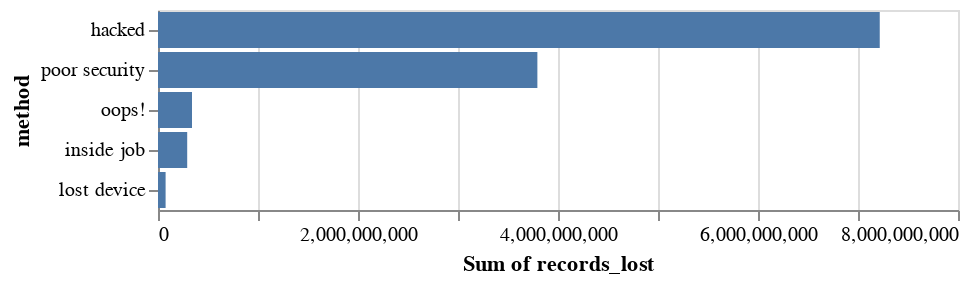

Notebook code cell kept with this figure:
### Markdown cell above
### Question 7

<div class="alert alert-info" style="color:black">

For the next 3 questions, let's return to the original dataset (i.e., breaches)
Next, let's use a sorted bar chart to determine which method resulted in the most records lost

1. Create a bar chart with the sum of records lost encoded on the x-axis and the method encoded on the y-axis
2. Sort such that the method with the highest number of records lost is furthest away from the x-axis
</div>

_Points:_ 9

### Code cell
bar_method_records_lost = src.mark_bar().encode(
    x = "sum(records_lost)",
    y = alt.Y("method", sort = "-x")             
)

# Show the plot
bar_method_records_lost

### Figure 1 — Vega-Lite specification as saved in the notebook (floating-point values rounded to 4 significant figures)
{"$schema": "https://vega.github.io/schema/vega-lite/v4.17.0.json", "config": {"view": {"continuousHeight": 300, "continuousWidth": 400}}, "data": {"name": "data-983fd4a0b346be762802282aadc3c3e4"}, "datasets": {"data-983fd4a0b346be762802282aadc3c3e4": [{"data_sensitivity": 4, "date": "2021-09-01T00:00:00", "index": 1, "method": "hacked", "organisation": "Syniverse", "records_lost": 500000000, "sector": "telecoms", "source_name": "Vice", "year": 2021}, {"data_sensitivity": 2, "date": "2021-09-01T00:00:00", "index": 5, "method": "poor security", "organisation": "Thailand visitors", "records_lost": 100000000, "sector": "government", "source_name": "South China Morning Post", "year": 2021}, {"data_sensitivity": 1, "date": "2021-07-01T00:00:00", "index": 10, "method": "hacked", "organisation": "Linkedin", "records_lost": 700000000, "sector": "web", "source_name": "9 to 5 mac", "year": 2021}, {"data_sensitivity": 2, "date": "2021-02-01T00:00:00", "index": 21, "method": "hacked", "organisation": "Experian Brazil", "records_lost": 220000000, "sector": "finance", "source_name": "ZDNet", "year": 2021}, {"data_sensitivity": 1, "date": "2021-03-01T00:00:00", "index": 24, "method": "hacked", "organisation": "Facebook", "records_lost": 533000000, "sector": "tech", "source_name": "Business Insider", "year": 2021}, {"data_sensitivity": 3, "date": "2020-12-01T00:00:00", "index": 28, "method": "hacked", "organisation": "SolarWinds", "records_lost": 50000000, "sector": "app", "source_name": "New York Times", "year": 2020}, {"data_sensitivity": 2, "date": "2020-04-01T00:00:00", "index": 37, "method": "hacked", "organisation": "Pakistani mobile operators", "records_lost": 115000000, "sector": "telecoms", "source_name": "ZDNet", "year": 2020}, {"data_sensitivity": 1, "date": "2020-01-01T00:00:00", "index": 41, "method": "poor security", "organisation": "Microsoft", "records_lost": 250000000, "sector": "web", "source_name": "Forbes", "year": 2020}, {"data_sensitivity": 2, "date": "2019-05-01T00:00:00", "index": 56, "method": "hacked", "organisation": "Canva", "records_lost": 139000000, "sector": "web", "source_name": "ZDNet", "year": 2019}, {"data_sensitivity": 1, "date": "2019-05-01T00:00:00", "index": 57, "method": "poor security", "organisation": "Chtrbox", "records_lost": 49000000, "sector": "misc", "source_name": "Techcrunch", "year": 2019}, {"data_sensitivity": 1, "date": "2019-02-01T00:00:00", "index": 62, "method": "hacked", "organisation": "Dubsmash", "records_lost": 162000000, "sector": "web", "source_name": "The Register", "year": 2019}, {"data_sensitivity": 1, "date": "2019-02-01T00:00:00", "index": 63, "method": "hacked", "organisation": "ShareThis", "records_lost": 41000000, "sector": "web", "source_name": "The Register", "year": 2019}, {"data_sensitivity": 2, "date": "2019-02-01T00:00:00", "index": 77, "method": "hacked", "organisation": "Houzz", "records_lost": 57000000, "sector": "retail", "source_name": "Techcrunch", "year": 2019}, {"data_sensitivity": 2, "date": "2019-05-01T00:00:00", "index": 86, "method": "poor security", "organisation": "Indian citizens", "records_lost": 275265298, "sector": "web", "source_name": "Bleeping Computer", "year": 2019}, {"data_sensitivity": 3, "date": "2019-07-01T00:00:00", "index": 88, "method": "hacked", "organisation": "Capital One", "records_lost": 100000000, "sector": "finance", "source_name": "Forbes", "year": 2019}, {"data_sensitivity": 2, "date": "2019-09-01T00:00:00", "index": 90, "method": "poor security", "organisation": "Facebook", "records_lost": 419000000, "sector": "web", "source_name": "Fast Company", "year": 2019}, {"data_sensitivity": 2, "date": "2019-11-01T00:00:00", "index": 93, "method": "poor security", "organisation": "OxyData", "records_lost": 380000000, "sector": "tech", "source_name": "Dataviper", "year": 2019}, {"data_sensitivity": 3, "date": "2018-10-01T00:00:00", "index": 97, "method": "hacked", "organisation": "Cathay Pacific Airways", "records_lost": 94000000, "sector": "transport", "source_name": "ABC News", "year": 2018}, {"data_sensitivity": 2, "date": "2018-12-01T00:00:00", "index": 98, "method": "poor security", "organisation": "Chinese resume leak", "records_lost": 202000000, "sector": "web", "source_name": "HackenProof", "year": 2018}, {"data_sensitivity": 2, "date": "2018-12-01T00:00:00", "index": 99, "method": "poor security", "organisation": "Google+", "records_lost": 52500000, "sector": "web", "source_name": "The Verge", "year": 2018}, {"data_sensitivity": 1, "date": "2018-12-01T00:00:00", "index": 100, "method": "hacked", "organisation": "Quora", "records_lost": 100000000, "sector": "web", "source_name": "NY Times", "year": 2018}, {"data_sensitivity": 3, "date": "2018-11-01T00:00:00", "index": 101, "method": "hacked", "organisation": "Marriott International", "records_lost": 383000000, "sector": "retail", "source_name": "NY Times, CNET", "year": 2018}, {"data_sensitivity": 1, "date": "2018-03-01T00:00:00", "index": 103, "method": "hacked", "organisation": "Facebook", "records_lost": 50000000, "sector": "web", "source_name": "Guardian", "year": 2018}, {"data_sensitivity": 1, "date": "2018-06-01T00:00:00", "index": 106, "method": "hacked", "organisation": "MyHeritage", "records_lost": 92283889, "sector": "web", "source_name": "Bloomberg", "year": 2018}, {"data_sensitivity": 1, "date": "2018-03-01T00:00:00", "index": 112, "method": "hacked", "organisation": "MyFitnessPal", "records_lost": 150000000, "sector": "app", "source_name": "Guardian", "year": 2018}, {"data_sensitivity": 1, "date": "2018-06-01T00:00:00", "index": 114, "method": "poor security", "organisation": "Nametests", "records_lost": 120000000, "sector": "app", "source_name": "Medium", "year": 2018}, {"data_sensitivity": 5, "date": "2018-06-01T00:00:00", "index": 116, "method": "poor security", "organisation": "Firebase", "records_lost": 100000000, "sector": "app", "source_name": "Bleeping Computer", "year": 2018}, {"data_sensitivity": 4, "date": "2018-03-01T00:00:00", "index": 117, "method": "poor security", "organisation": "Aadhaar", "records_lost": 550000000, "sector": "government", "source_name": "ZDNet", "year": 2018}, {"data_sensitivity": 2, "date": "2018-05-01T00:00:00", "index": 121, "method": "poor security", "organisation": "LocalBlox", "records_lost": 48000000, "sector": "web", "source_name": "UpGuard", "year": 2018}, {"data_sensitivity": 1, "date": "2018-05-01T00:00:00", "index": 122, "method": "poor security", "organisation": "Twitter", "records_lost": 330000000, "sector": "tech", "source_name": "Reuters", "year": 2018}, {"data_sensitivity": 3, "date": "2018-09-01T00:00:00", "index": 133, "method": "hacked", "organisation": "Newegg", "records_lost": 45000000, "sector": "retail", "source_name": "TechCrunch", "year": 2018}, {"data_sensitivity": 1, "date": "2018-05-01T00:00:00", "index": 135, "method": "poor security", "organisation": "Apollo", "records_lost": 200000000, "sector": "tech", "source_name": "Wired", "year": 2018}, {"data_sensitivity": 1, "date": "2017-11-01T00:00:00", "index": 139, "method": "hacked", "organisation": "Uber", "records_lost": 57000000, "sector": "app", "source_name": "Bloomberg", "year": 2017}, {"data_sensitivity": 4, "date": "2017-08-01T00:00:00", "index": 142, "method": "poor security", "organisation": "Spambot", "records_lost": 520000000, "sector": "web", "source_name": "The Guardian", "year": 2017}, {"data_sensitivity": 2, "date": "2017-03-01T00:00:00", "index": 149, "method": "oops!", "organisation": "River City Media", "records_lost": 340000000, "sector": "web", "source_name": "Guardian", "year": 2017}, {"data_sensitivity": 4, "date": "2017-10-01T00:00:00", "index": 155, "method": "hacked", "organisation": "Malaysian telcos & MVNOs", "records_lost": 46200000, "sector": "telecoms", "source_name": "LowYat", "year": 2017}, {"data_sensitivity": 4, "date": "2017-09-01T00:00:00", "index": 159, "method": "hacked", "organisation": "Equifax", "records_lost": 143000000, "sector": "finance", "source_name": "UK Gov", "year": 2017}, {"data_sensitivity": 1, "date": "2016-05-01T00:00:00", "index": 161, "method": "hacked", "organisation": "LinkedIn", "records_lost": 117000000, "sector": "web", "source_name": "CNN", "year": 2016}, {"data_sensitivity": 1, "date": "2016-05-01T00:00:00", "index": 162, "method": "hacked", "organisation": "Tumblr", "records_lost": 65000000, "sector": "web", "source_name": "Vice", "year": 2016}, {"data_sensitivity": 2, "date": "2016-09-01T00:00:00", "index": 163, "method": "hacked", "organisation": "Yahoo", "records_lost": 500000000, "sector": "web", "source_name": "CNBC", "year": 2016}, {"data_sensitivity": 5, "date": "2016-04-01T00:00:00", "index": 165, "method": "hacked", "organisation": "Philippines’ Commission on Elections", "records_lost": 55000000, "sector": "government", "source_name": "Trend Micro", "year": 2016}, {"data_sensitivity": 2, "date": "2016-04-01T00:00:00", "index": 168, "method": "hacked", "organisation": "Turkish citizenship database", "records_lost": 49611709, "sector": "government", "source_name": "Business Insider", "year": 2016}, {"data_sensitivity": 4, "date": "2016-06-01T00:00:00", "index": 179, "method": "hacked", "organisation": "VK", "records_lost": 171000000, "sector": "web", "source_name": "Motherboard", "year": 2016}, {"data_sensitivity": 1, "date": "2016-05-01T00:00:00", "index": 182, "method": "hacked", "organisation": "MySpace", "records_lost": 164000000, "sector": "web", "source_name": "Vice", "year": 2016}, {"data_sensitivity": 1, "date": "2016-12-01T00:00:00", "index": 186, "method": "hacked", "organisation": "Dailymotion", "records_lost": 85200000, "sector": "web", "source_name": "ZDNet", "year": 2016}, {"data_sensitivity": 4, "date": "2016-10-01T00:00:00", "index": 187, "method": "hacked", "organisation": "Weebly", "records_lost": 43000000, "sector": "web", "source_name": "Tech Crunch", "year": 2016}, {"data_sensitivity": 1, "date": "2016-11-01T00:00:00", "index": 190, "method": "hacked", "organisation": "Friend Finder Network", "records_lost": 412000000, "sector": "web", "source_name": "ZDNet", "year": 2016}, {"data_sensitivity": 2, "date": "2015-12-01T00:00:00", "index": 197, "method": "poor security", "organisation": "Deep Root Analytics", "records_lost": 198000000, "sector": "web", "source_name": "Reuters, UpGuard", "year": 2015}, {"data_sensitivity": 5, "date": "2015-11-01T00:00:00", "index": 210, "method": "hacked", "organisation": "Securus Technologies", "records_lost": 70000000, "sector": "web", "source_name": "The Intercept", "year": 2015}, {"data_sensitivity": 2, "date": "2015-02-01T00:00:00", "index": 216, "method": "hacked", "organisation": "Anthem ", "records_lost": 80000000, "sector": "health", "source_name": "NYTimes", "year": 2015}, {"data_sensitivity": 1, "date": "2014-05-01T00:00:00", "index": 224, "method": "hacked", "organisation": "Ebay", "records_lost": 145000000, "sector": "web", "source_name": "Business Insider", "year": 2014}, {"data_sensitivity": 3, "date": "2014-10-01T00:00:00", "index": 227, "method": "hacked", "organisation": "JP Morgan Chase", "records_lost": 76000000, "sector": "finance", "source_name": "Deal Book", "year": 2014}, {"data_sensitivity": 3, "date": "2014-09-01T00:00:00", "index": 233, "method": "hacked", "organisation": "Home Depot", "records_lost": 56000000, "sector": "retail", "source_name": "Krebs on Security", "year": 2014}, {"data_sensitivity": 5, "date": "2013-07-01T00:00:00", "index": 237, "method": "hacked", "organisation": "Massive American business hack", "records_lost": 160000000, "sector": "finance", "source_name": "Technology Review", "year": 2013}, {"data_sensitivity": 1, "date": "2013-04-01T00:00:00", "index": 242, "method": "hacked", "organisation": "Living Social", "records_lost": 50000000, "sector": "web", "source_name": "Naked Security, New York Times", "year": 2013}, {"data_sensitivity": 2, "date": "2016-12-01T00:00:00", "index": 243, "method": "hacked", "organisation": "Yahoo", "records_lost": 550000000, "sector": "web", "source_name": "NY Times, BBC", "year": 2013}, {"data_sensitivity": 2, "date": "2013-07-01T00:00:00", "index": 254, "method": "hacked", "organisation": "UbiSoft", "records_lost": 58000000, "sector": "gaming", "source_name": "BBC News", "year": 2013}, {"data_sensitivity": 1, "date": "2013-03-01T00:00:00", "index": 259, "method": "hacked", "organisation": "Evernote", "records_lost": 50000000, "sector": "web", "source_name": "Wired, Digital Trends", "year": 2013}, {"data_sensitivity": 2, "date": "2013-10-01T00:00:00", "index": 266, "method": "inside job", "organisation": "Court Ventures", "records_lost": 200000000, "sector": "finance", "source_name": "NY Times, Gov Tech", "year": 2013}, {"data_sensitivity": 3, "date": "2013-12-01T00:00:00", "index": 271, "method": "hacked", "organisation": "Target", "records_lost": 70000000, "sector": "retail", "source_name": "Huffington Post", "year": 2013}, {"data_sensitivity": 1, "date": "2016-09-01T00:00:00", "index": 287, "method": "hacked", "organisation": "Last.fm", "records_lost": 43500000, "sector": "web", "source_name": "ZD Net", "year": 2012}, {"data_sensitivity": 1, "date": "2016-08-01T00:00:00", "index": 294, "method": "hacked", "organisation": "Dropbox", "records_lost": 68700000, "sector": "web", "source_name": "The Telegraph", "year": 2012}, {"data_sensitivity": 1, "date": "2011-04-01T00:00:00", "index": 304, "method": "hacked", "organisation": "Sony PSN", "records_lost": 77000000, "sector": "gaming", "source_name": "Mashable", "year": 2011}, {"data_sensitivity": 3, "date": "2009-01-01T00:00:00", "index": 345, "method": "hacked", "organisation": "Heartland", "records_lost": 130000000, "sector": "finance", "source_name": "Dark Reading", "year": 2009}, {"data_sensitivity": 2, "date": "2009-10-01T00:00:00", "index": 353, "method": "lost device ", "organisation": "US Military", "records_lost": 76000000, "sector": "military", "source_name": "Wired", "year": 2009}, {"data_sensitivity": 3, "date": "2007-03-01T00:00:00", "index": 379, "method": "hacked", "organisation": "TK / TJ Maxx", "records_lost": 94000000, "sector": "retail", "source_name": "ZD Net", "year": 2007}, {"data_sensitivity": 1, "date": "2004-06-01T00:00:00", "index": 391, "method": "inside job", "organisation": "AOL", "records_lost": 92000000, "sector": "web", "source_name": "CNN", "year": 2004}]}, "encoding": {"x": {"aggregate": "sum", "field": "records_lost", "type": "quantitative"}, "y": {"field": "method", "sort": "-x", "type": "nominal"}}, "mark": "bar"}
